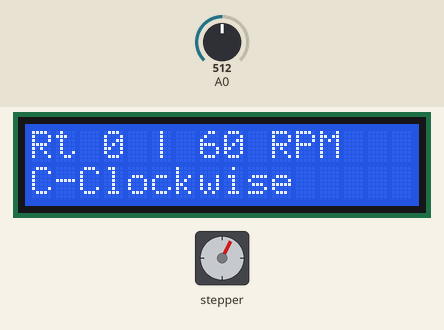
The sketch below on a simulated Arduino Uno, built with avr-gcc and run on an emulated ATmega328P. Parts: 16×2 character LCD, stepper motor. Inputs (shaded band) come from the test bench; at power-on: A0 = 512. Stepper angles assume 400 steps per turn.

Above: at 1.2 s.
1.3 s: A0 set to 396
3.9 s: A0 set to 362
At 4.21 s:
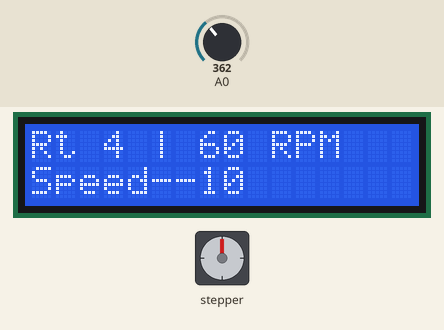
6.2 s: A0 set to 565
At 7.4 s:
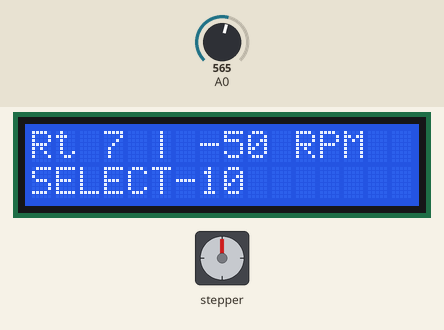
10.3 s: A0 set to 537
At 10.45 s:
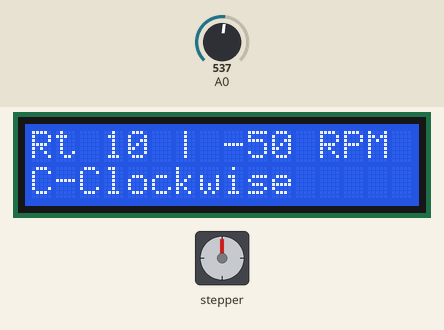
11.8 s: A0 set to 185
At 11.9 s:
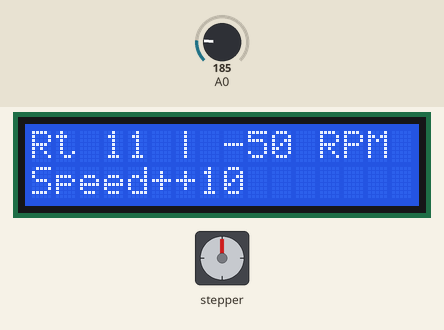
13.9 s: A0 set to 55
15.4 s: A0 set to 45
At 15.73 s:
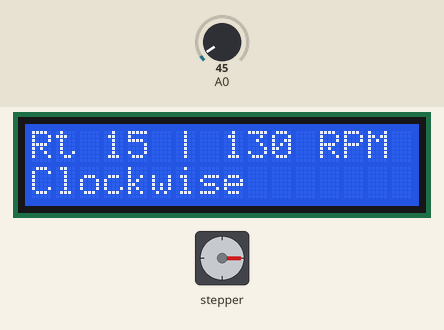
Timing chart, 0 to 19.0 s (numbered marks = the images above; inputs shaded):
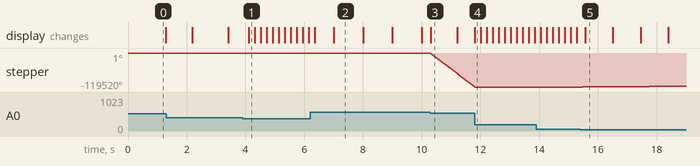

The sketch:

LCDKeypadTest.ino
```cpp
//Sample using LiquidCrystal library
#include <LiquidCrystal.h>
#include <Stepper.h>

/*******************************************************

This program will test the stepper motor direction and speed.

********************************************************/

const int STEPS = 400;

int lcd_key     = 0;
int adc_key_in  = 0;
int SPEED = 60;        // 60 RPM for default setting
#define btnRIGHT  0
#define btnUP     1
#define btnDOWN   2
#define btnLEFT   3
#define btnSELECT 4
#define btnNONE   5
#define ADCwidth 12
#define ADCCsteps pow(2, ADCwidth)
#define maxSpeed 256 // RPM

LiquidCrystal lcd(8, 9, 4, 5, 6, 7);
Stepper myStepper(STEPS, 10, 11, 12, 13);

int read_LCD_buttons()
{
 adc_key_in = analogRead(0);      // read the value from the sensor
 if (adc_key_in > 1000) return btnNONE; // We make this the 1st option for speed reasons since it will be the most likely result

 if (adc_key_in < 50)   return btnRIGHT;
 if (adc_key_in < 195)  return btnUP;
 if (adc_key_in < 380)  return btnDOWN;
 if (adc_key_in < 555)  return btnLEFT;
 if (adc_key_in < 790)  return btnSELECT;


 return btnNONE;  // when all others fail, return this...
}

void setup()
{
 Serial.begin(9600);
 lcd.begin(16, 2);              // start the library
}

void loop()
{
 lcd.setCursor(0,0);
 lcd.print("Rt ");
 lcd.print(millis()/1000);      // display seconds elapsed since power-up
 lcd.print(" | ");
 lcd.print(SPEED);
 lcd.print(" RPM");


 lcd.setCursor(0,1);            // move to the begining of the second line
 lcd_key = read_LCD_buttons();  // read the buttons

 switch (lcd_key)               // depending on which button was pushed, we perform an action
 {
   case btnRIGHT:
     {
     lcd.print("Clockwise "); // Change direction to Clockwise
     myStepper.setSpeed(SPEED);
     myStepper.step(STEPS);
     break;
     }
   case btnLEFT:
     {
     lcd.print("C-Clockwise   "); // Change direction to Counter-Clockwise
     myStepper.setSpeed(SPEED);
     myStepper.step(-STEPS);
     break;
     }
   case btnUP:
     {
     lcd.print("Speed++10    "); // Increases Speeds by 10
     SPEED = SPEED + 10;
     delay(200);
     break;
     }
   case btnDOWN:
     {
     lcd.print("Speed--10  "); // Decreases Speed by 10
     SPEED = SPEED - 10;
     delay(200);
     break;
     }
   case btnSELECT:
     {
     lcd.print("SELECT");
     break;
     }
    case btnNONE:
     {
     lcd.print("      NONE      ");
     break;
     }
 }

}
```

Measured:
- the behaviour switches between 380 and 379 on A0 (found by bisection; images 0 and 1)
- the behaviour switches between 555 and 554 on A0 (found by bisection; images 2 and 3)
- the behaviour switches between 50 and 49 on A0 (found by bisection; images 4 and 5)
- after the input at 3.9 s, stepper: goes on until 4.1 s, then stays -1440°; the display: changes after 0.21 s (image 1)
- after the input at 6.2 s, the display: first changes after 0.16 s (image 2 shows a later state)
- after the input at 10.3 s, stepper: keeps turning counter-clockwise at about 79210°/s, starting at once; the display: changes at once (image 3)
- after the input at 11.8 s, the display: changes at once (image 4)
- after the input at 15.4 s, stepper: keeps turning clockwise at about 772°/s, starting after 0.08 s; the display: changes after 0.18 s (image 5)
